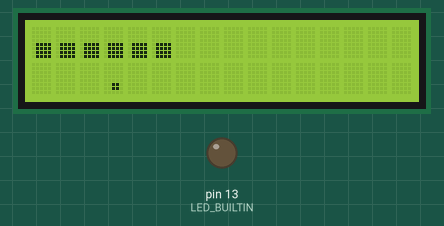
Simulated run of this sketch. Board: Arduino Uno, built with avr-gcc and run on an emulated ATmega328P. Parts: 16×2 character LCD, output pins drawn as LEDs (lit = HIGH). Wiring (inferred from the names in the program): IR receiver: data A5. Random numbers use the default seed unless the sketch sets one.

Above: at 0.2 s.
At 4.95 s:
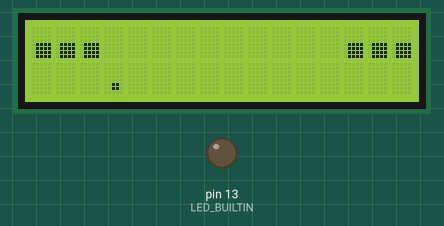
At 9.95 s:
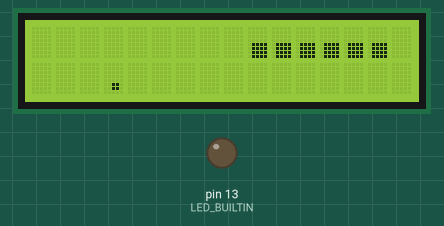
At 19.95 s:
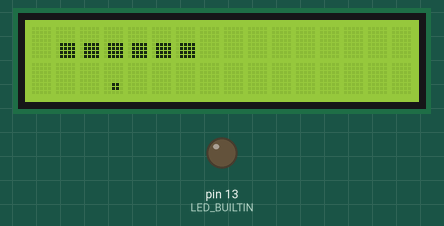
At 29.69 s:
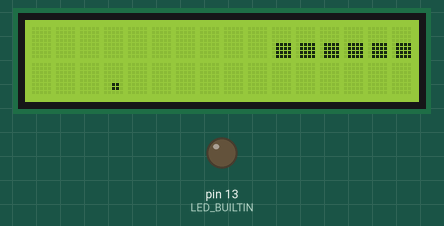
At 39.7 s:
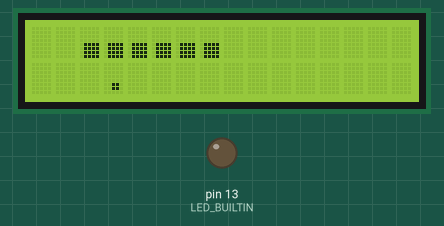

The sketch:

snake_lcd.ino
```cpp
#include <LiquidCrystal.h>

struct IRReader{
  /* This is a Finite State Machine that recognizes
   * the Samsung IR protocol.
   * Other protocols may be handled by changing a few numbers.
   */

  boolean setState(boolean state){
    boolean newValueReceived = false;

    if(state != this -> state){ //On state changed
      long now = micros(), delta = now - when; //Duration of the last pulse

      if(bitCnt == 32){ //32 bits received successfully
        newValueReceived = true;
        bitCnt = -1;
      }else if(bitCnt >= 0){ //Get the next bit
        if(state){ //On rising edge, determines the next bit based on the pulse distance
          if(delta >= 1200 && delta <= 2000){ // 1690us -> bit 1
            value |= ((long) 1) << bitCnt;
            ++bitCnt;
          }else if(delta >= 300 && delta <= 900){ // 590us -> bit 0
            ++bitCnt;
          }else{
            bitCnt = -1;
          }
        }
      }else{ //Nothing received yet, check start bit
        if(state && delta >= 3000 && delta <= 6000) //Pulse distance should be about 4500us
          bitCnt = 0;
          value = 0;
      }

      this -> state = state;
      when = now;
    }

    return newValueReceived;
  }

  unsigned long getValue(){
    return value;
  }

  private:
  unsigned long when = 0, value = 0;
  int bitCnt = -1;
  boolean state = false; //Current state of the IR signal
} reader;

const int IR_PIN = A5;
const byte FOOD_ZERO = 4, ZERO_FOOD = 5, FOOD_ONE = 6, ONE_FOOD = 7;
LiquidCrystal lcd(12, 11, 10, 9, 8, 7, 6, 5, 4, 3, 2);

const byte UP = 0x9F, DOWN = 0x9E, LEFT = 0x9A, RIGHT = 0x9D, ENTER = 0x97; //Remote control key codes

void setup() {
  pinMode(IR_PIN, INPUT);
  pinMode(LED_BUILTIN, OUTPUT);
  Serial.begin(115200);
  Serial.println();

  //Each character of the LCD will be used as two 4x4 sub-characters
  //Let us create custom charactes
  {
    char data[8];

    for(int value = 0; value < 4; ++value){
      for(int row = 0; row < 8; ++row){
        int bit_pos = row / 4, mask = 1 << bit_pos;
        data[row] = (value & mask) ? 0xF: 0;
      }

      lcd.createChar(value, data); //This creates the four combinations of
                                   //'snake-piece' and 'blank' sub-chars

      if(value == 0){ //blank
        data[1] = data[2] = 6;
        lcd.createChar(FOOD_ZERO, data); //upper sub-char: food; lower sub-char: blank
        data[1] = data[2] = 0;
        data[5] = data[6] = 6;
        lcd.createChar(ZERO_FOOD, data); //upper sub-char: blank; lower sub-char: food
      }else if(value == 1){
        data[5] = data[6] = 6;
        lcd.createChar(ONE_FOOD, data); //upper sub-char: snake-piece; lower sub-char: food
      }else if(value == 2){
        data[1] = data[2] = 6;
        lcd.createChar(FOOD_ONE, data); //upper sub-char: food; lower sub-char: snake-piece
      }
    }
  }

  lcd.begin(16, 2);
  lcd.clear();

  //Build the snake
  for(int i = 0; i < 6; ++i){
    addTail(1, i);
  }

  putFood();
}

char s[12];

void loop() {
  static byte direction = LEFT;
  static long nextTime = millis() + 250;
  static boolean game = true;
  boolean isOn = digitalRead(IR_PIN) == LOW;
  digitalWrite(LED_BUILTIN, isOn ? HIGH : LOW);

  if(reader.setState(isOn)){ //On key pressed, change direction of movement
    byte keyCode = reader.getValue() >> 24;
    boolean change = false;

    if(keyCode == UP)
      change = direction != DOWN;
    else if(keyCode == DOWN)
      change = direction != UP;
    else if(keyCode == LEFT)
      change = direction != RIGHT;
    else if(keyCode == RIGHT)
      change = direction != LEFT;

    if(change)
      direction = keyCode;

    if(!game && keyCode == ENTER){ //Restart the game
      clearSnake();
      game = true;
      direction = LEFT;
      for(int i = 0; i < 6; ++i){
        addTail(1, i);
      }
      putFood();
      nextTime = millis() + 250;
    }
  }

  if(game && (long) millis() - nextTime >= 0){ //Time to take the next step
    nextTime += 250;

    if(direction == UP)
      game = moveSnake(-1, 0);
    else if(direction == DOWN)
      game = moveSnake(1, 0);
    else if(direction == LEFT)
      game = moveSnake(0, -1);
    else if(direction == RIGHT)
      game = moveSnake(0, 1);
  }
}

int pixel_data[4] = {0, 0, 0, 0};
int food_row = -1, food_col = -1; //Current position of the snake's food
int snake_row[64], snake_col[64]; //Position of snake's pieces
int snakeLength = 0, snakeHead = 0;

void clearSnake(){
  snakeLength = 0;
  food_row = food_col = -1;
  lcd.clear();

  for(int i = 0; i < 4; ++i)
    pixel_data[i] = 0;
}

void addTail(int row, int col){
  int snakeTail = (snakeHead + snakeLength) & 63;
  snake_row[snakeTail] = row;
  snake_col[snakeTail] = col;
  ++snakeLength;
  writePixel(row, col, true);
}

void putFood(){ //Puts a new food into a random position
  const int freeSpace = 64 - snakeLength;

  if(freeSpace > 0){
    int foodIndex = rand() % freeSpace, index = -1;

    for(int row = 0; row < 4; ++row){
      for(int col = 0; col < 16; ++col){
        if(!getPixel(row, col)){
          ++index;

          if(index == foodIndex){
            setFoodPosition(row, col);
            return;
          }
        }
      }
    }
  }
}

boolean moveSnake(int delta_row, int delta_col){
  int head_row = snake_row[snakeHead], head_col = snake_col[snakeHead];
  int new_head_row = (head_row + delta_row) & 0x03, new_head_col = (head_col + delta_col) & 0x0F;
  boolean success = !getPixel(new_head_row, new_head_col);

  if(success){
    int snakeTail = (snakeHead + snakeLength - 1) & 63;
    writePixel(new_head_row, new_head_col, true);
    snakeHead = (snakeHead - 1) & 63;
    snake_row[snakeHead] = new_head_row;
    snake_col[snakeHead] = new_head_col;

    if(new_head_row != food_row || new_head_col != food_col)
      writePixel(snake_row[snakeTail], snake_col[snakeTail], false);
    else{ //Snake eats food
      if(++snakeLength < 64)
        putFood();
      else
        success = false;
    }
  }

  return success;
}

void setFoodPosition(int row, int col){
  int old_row = food_row, old_col = food_col;
  food_row = row;
  food_col = col;
  updatePixel(old_row, old_col);
  updatePixel(row, col);
}

boolean getPixel(int row, int col){
  return (pixel_data[row] & (1 << col)) != 0;
}

void updatePixel(int row, int col){
  if(row < 0 || row > 3 || col < 0 || col > 15)
    return;

  byte char_code = 0;
  int col_mask = 1 << col, lcd_row = row >> 1;

  if(pixel_data[lcd_row * 2] & col_mask)
    char_code |= 1;

  if(pixel_data[lcd_row * 2 + 1] & col_mask)
    char_code |= 2;

  if(food_col == col){
    if(food_row == lcd_row * 2){
      if(char_code == 0)
        char_code = FOOD_ZERO;
      else if(char_code == 2)
        char_code = FOOD_ONE;
    }else if(food_row == lcd_row * 2 + 1){
      if(char_code == 0)
        char_code = ZERO_FOOD;
      else if(char_code == 1)
        char_code = ONE_FOOD;
    }
  }

  lcd.setCursor(col, lcd_row);
  lcd.write(char_code);
}

void writePixel(int row, int col, boolean value){
  const int col_mask = 1 << col;
  boolean pixel_value = (pixel_data[row] & col_mask) != 0;

  if(value != pixel_value){
    pixel_data[row] ^= col_mask;
    updatePixel(row, col);
  }
}
```
